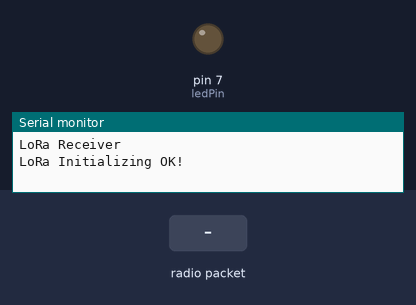
The sketch below on a simulated Arduino Uno, built with avr-gcc and run on an emulated ATmega328P. Parts: output pins drawn as LEDs (lit = HIGH), the last lines printed to the serial monitor. The test bench sets the inputs (shaded band). No radio packets arrive unless stated.

Above: at 1.2 s.
1.3 s: radio packet "1" arrives
At 2.1 s:
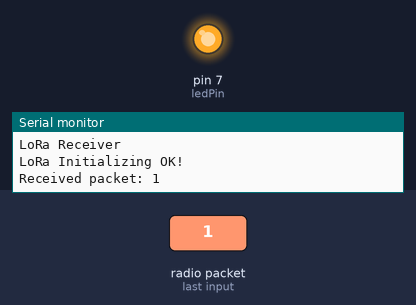
Timing chart, 0 to 4.3 s (numbered marks = the images above; inputs shaded):
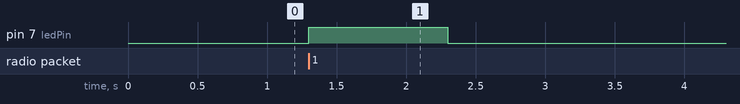

The sketch:

lora.ino
```cpp
#include <SPI.h>
#include <LoRa.h>

#define ss 10        // LoRa module pin definitions
#define rst 9
#define dio0 2
#define ledPin 7    // Pin for LED indicator

void setup() {
  // Initialize Serial Monitor
  Serial.begin(115200);
  while (!Serial);
  Serial.println("LoRa Receiver");

  // Initialize LoRa module
  LoRa.setPins(ss, rst, dio0);

  // Initialize LoRa frequency (adjust according to your location)
  while (!LoRa.begin(866E6)) { // 866 MHz for Europe
    Serial.print(".");
    delay(500);
  }

  // Set sync word to avoid other LoRa traffic
  LoRa.setSyncWord(0xF3);
  Serial.println("LoRa Initializing OK!");

  // Set LED pin as OUTPUT
  pinMode(ledPin, OUTPUT);
}

void loop() {
  // Check if data is available to read
  int packetSize = LoRa.parsePacket();
  if (packetSize) {
    // Turn on the LED when a packet is received
    digitalWrite(ledPin, HIGH);

    // Print received data
    Serial.print("Received packet: ");

    // Read the packet and display it on the Serial Monitor
    while (LoRa.available()) {
      char c = LoRa.read();
      Serial.print(c);
    }
    Serial.println();

    // Keep the LED on for 500ms after receiving the message
     delay(1000);

    // Turn off the LED after the message has been received
    digitalWrite(ledPin, LOW);
  }
}
```

Measured:
- after the input at 1.3 s, pin 7 (ledPin): LOW → HIGH at once, → LOW 1.0 s later
